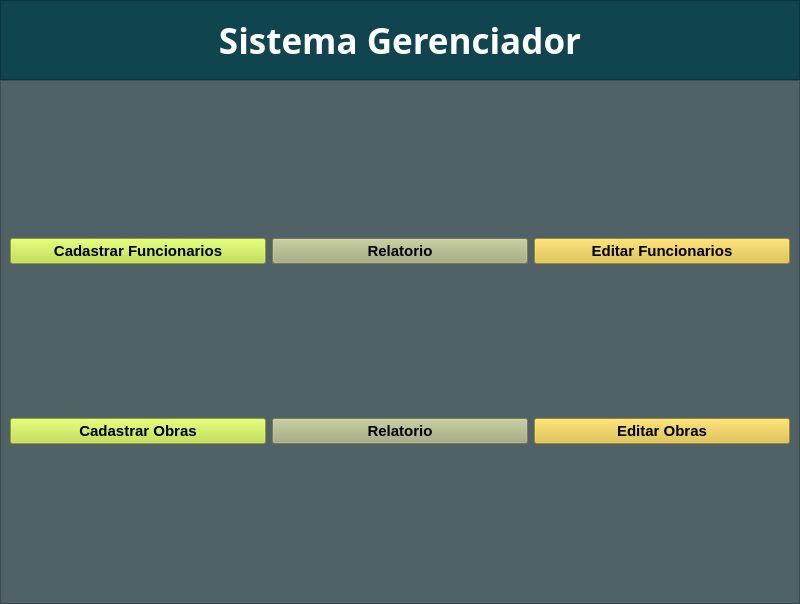
<?xml version="1.0" encoding="UTF-8"?>
<ui version="4.0">
 <class>MainWindow</class>
 <widget class="QMainWindow" name="MainWindow">
  <property name="geometry">
   <rect>
    <x>0</x>
    <y>0</y>
    <width>800</width>
    <height>604</height>
   </rect>
  </property>
  <property name="windowTitle">
   <string>MainWindow</string>
  </property>
  <widget class="QWidget" name="centralwidget">
   <layout class="QVBoxLayout" name="verticalLayout">
    <property name="spacing">
     <number>0</number>
    </property>
    <property name="leftMargin">
     <number>0</number>
    </property>
    <property name="topMargin">
     <number>0</number>
    </property>
    <property name="rightMargin">
     <number>0</number>
    </property>
    <property name="bottomMargin">
     <number>0</number>
    </property>
    <item>
     <widget class="QFrame" name="frame">
      <property name="maximumSize">
       <size>
        <width>16777215</width>
        <height>80</height>
       </size>
      </property>
      <property name="styleSheet">
       <string notr="true">background-color: rgb(16, 69, 79);</string>
      </property>
      <property name="frameShape">
       <enum>QFrame::StyledPanel</enum>
      </property>
      <property name="frameShadow">
       <enum>QFrame::Raised</enum>
      </property>
      <layout class="QHBoxLayout" name="horizontalLayout">
       <item>
        <widget class="QLabel" name="label">
         <property name="font">
          <font>
           <family>Agency FB</family>
           <pointsize>26</pointsize>
           <weight>75</weight>
           <bold>true</bold>
          </font>
         </property>
         <property name="styleSheet">
          <string notr="true">color: rgb(255, 255, 255);</string>
         </property>
         <property name="text">
          <string>Sistema Gerenciador</string>
         </property>
         <property name="alignment">
          <set>Qt::AlignCenter</set>
         </property>
        </widget>
       </item>
      </layout>
     </widget>
    </item>
    <item>
     <widget class="QFrame" name="frame_2">
      <property name="styleSheet">
       <string notr="true">background-color: rgb(80, 98, 102);</string>
      </property>
      <property name="frameShape">
       <enum>QFrame::StyledPanel</enum>
      </property>
      <property name="frameShadow">
       <enum>QFrame::Raised</enum>
      </property>
      <layout class="QGridLayout" name="gridLayout">
       <item row="1" column="1">
        <widget class="QPushButton" name="pushButton_RelatorioObra">
         <property name="font">
          <font>
           <family>Arial</family>
           <pointsize>11</pointsize>
           <weight>75</weight>
           <bold>true</bold>
          </font>
         </property>
         <property name="styleSheet">
          <string notr="true">background-color: rgb(163, 171, 120);</string>
         </property>
         <property name="text">
          <string>Relatorio</string>
         </property>
        </widget>
       </item>
       <item row="1" column="0">
        <widget class="QPushButton" name="pushButton_CadastarObras">
         <property name="font">
          <font>
           <family>Arial</family>
           <pointsize>11</pointsize>
           <weight>75</weight>
           <bold>true</bold>
          </font>
         </property>
         <property name="styleSheet">
          <string notr="true">background-color: rgb(189, 224, 56);</string>
         </property>
         <property name="text">
          <string>Cadastrar Obras</string>
         </property>
        </widget>
       </item>
       <item row="0" column="0">
        <widget class="QPushButton" name="pushButton_CadastrarFuncionarios">
         <property name="font">
          <font>
           <family>Arial</family>
           <pointsize>11</pointsize>
           <weight>75</weight>
           <bold>true</bold>
          </font>
         </property>
         <property name="styleSheet">
          <string notr="true">background-color: rgb(189, 224, 56);</string>
         </property>
         <property name="text">
          <string>Cadastrar Funcionarios</string>
         </property>
        </widget>
       </item>
       <item row="0" column="2">
        <widget class="QPushButton" name="pushButton_EditarFuncionarios">
         <property name="font">
          <font>
           <family>Arial</family>
           <pointsize>11</pointsize>
           <weight>75</weight>
           <bold>true</bold>
          </font>
         </property>
         <property name="styleSheet">
          <string notr="true">background-color: rgb(224, 190, 53);</string>
         </property>
         <property name="text">
          <string>Editar Funcionarios</string>
         </property>
        </widget>
       </item>
       <item row="1" column="2">
        <widget class="QPushButton" name="pushButton_EditarObras">
         <property name="font">
          <font>
           <family>Arial</family>
           <pointsize>11</pointsize>
           <weight>75</weight>
           <bold>true</bold>
          </font>
         </property>
         <property name="styleSheet">
          <string notr="true">background-color: rgb(224, 190, 53);</string>
         </property>
         <property name="text">
          <string>Editar Obras</string>
         </property>
        </widget>
       </item>
       <item row="0" column="1">
        <widget class="QPushButton" name="pushButton_RelatorioFuncionarios">
         <property name="font">
          <font>
           <family>Arial</family>
           <pointsize>11</pointsize>
           <weight>75</weight>
           <bold>true</bold>
          </font>
         </property>
         <property name="styleSheet">
          <string notr="true">background-color: rgb(163, 171, 120);</string>
         </property>
         <property name="text">
          <string>Relatorio</string>
         </property>
        </widget>
       </item>
      </layout>
     </widget>
    </item>
   </layout>
  </widget>
 </widget>
 <resources/>
 <connections/>
</ui>
